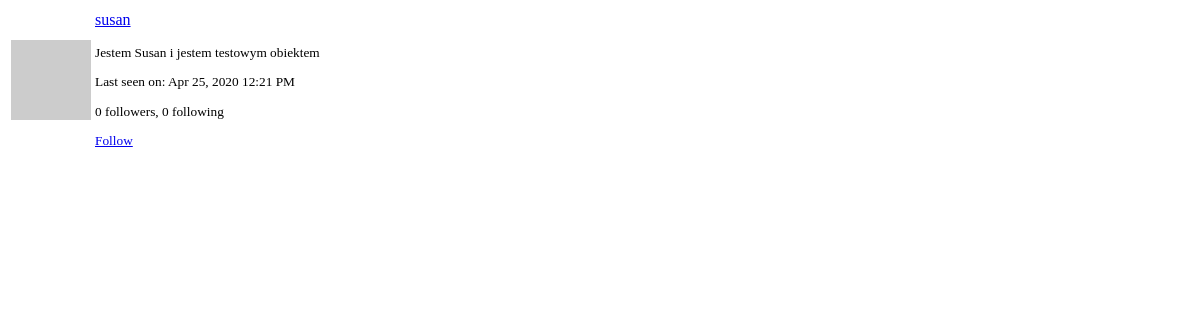
Page /user/susan/popup (signed in) on the earlier database version.
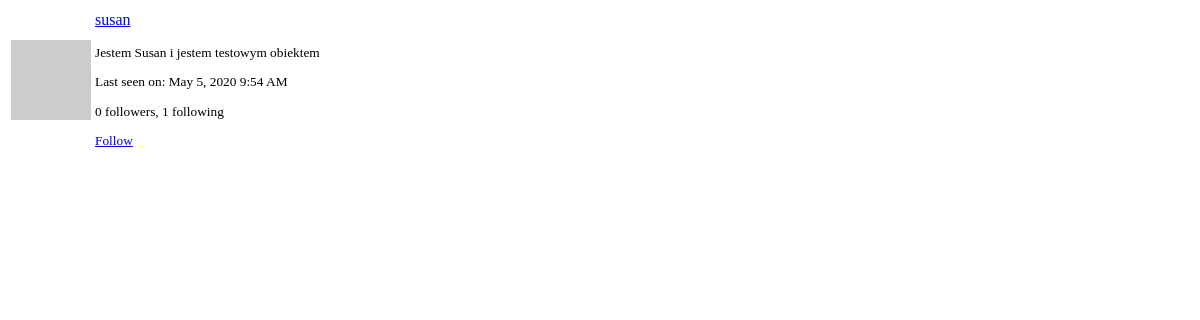
Same page on the later database version.
### app/models.py (models this page shows, shortened)
class User(UserMixin, db.Model):
    id = db.Column(db.Integer, primary_key=True)
    username = db.Column(db.String(64), index=True, unique=True)
    email = db.Column(db.String(120), index=True, unique=True)
    password_hash = db.Column(db.String(128))
    posts = db.relationship('Post', backref='author', lazy='dynamic')
    about_me = db.Column(db.String(140))
    last_seen = db.Column(db.DateTime, default=datetime.utcnow)
    followed = db.relationship(
        'User',
        secondary=followers,
        primaryjoin=(followers.c.follower_id == id),
        secondaryjoin=(followers.c.followed_id == id),
        backref=db.backref('followers', lazy='dynamic'),
        lazy='dynamic'
    )
    messages_sent = db.relationship(
        'Message',
        foreign_keys='Message.sender_id',
        backref='author', lazy='dynamic'
    )
    messages_received = db.relationship(
        'Message',
        foreign_keys='Message.recipient_id',
        backref='recipient',
        lazy='dynamic'
    )
    last_message_read_time = db.Column(db.DateTime)
    notifications = db.relationship('Notification', backref='user', lazy='dynamic')
    def avatar(self, size):
        digest = md5(self.email.lower().encode('utf-8')).hexdigest()
        return 'https://www.gravatar.com/avatar/{}?d=robohash&s={}'.format(digest, size)
    def is_following(self, user):
        return self.followed.filter(followers.c.followed_id == user.id).count() > 0

### app/main/routes.py (the view)
@bp.route('/user/<username>/popup')
@login_required
def user_popup(username):
    user_pop = User.query.filter_by(username=username).first_or_404()
    return render_template('user_popup.html', user=user_pop)

### app/main/routes.py (called while the page is built)
@bp.before_app_request
def before_request():
    if current_user.is_authenticated:
        current_user.last_seen = datetime.utcnow()
        db.session.commit()
        g.search_form = SearchForm()
    g.locale = str(get_locale())

### app/models.py (called while the page is built)
@login.user_loader
def load_user(id_user):
    return User.query.get(int(id_user))

    @classmethod
    def before_commit(cls, session):
        session._changes = {
            'add': list(session.new),
            'update': list(session.dirty),
            'delete': list(session.deleted)
        }

    @classmethod
    def after_commit(cls, session):
        for obj in session._changes['add']:
            if isinstance(obj, SearchableMixin):
                add_to_index(obj.__tablename__, obj)
        for obj in session._changes['update']:
            if isinstance(obj, SearchableMixin):
                add_to_index(obj.__tablename__, obj)
        for obj in session._changes['delete']:
            if isinstance(obj, SearchableMixin):
                remove_from_index(obj.__tablename__, obj)
        session._changes = None

### app/templates/user_popup.html
<table class="table">
    <tr>
        <td width="60" style="border: 0px;"><img src="{{ user.avatar(60) }}"></td>
        <td style="border: 0px;">
            <p>
                <a href="{{ url_for('main.user', username=user.username) }}">
                    {{ user.username }}
                </a>
            </p>
            <small>
                {% if user.about_me %}<p>{{ user.about_me }}</p>{% endif %}
                {% if user.last_seen %}
                    <p>{{ _('Last seen on') }}:
                        {{ moment(user.last_seen).format('lll') }}</p>
                {% endif %}
                <p>{{ _('%(count)d followers', count=user.followers.count()) }},
                    {{ _('%(count)d following', count=user.followed.count()) }}</p>
                {% if user != current_user %}
                    {% if not current_user.is_following(user) %}
                        <a href="{{ url_for('main.follow', username=user.username) }}">
                            {{ _('Follow') }}
                        </a>
                    {% else %}
                        <a href="{{ url_for('main.unfollow', username=user.username) }}">
                            {{ _('Unfollow') }}
                        </a>
                    {% endif %}
                {% endif %}
            </small>
        </td>
    </tr>
</table>

Differences in the rows shown:
changed User "susan": last_seen "Apr 25, 2020 12:21 PM" → "May 5, 2020 9:54 AM"
Other differences:
text no longer shown: "0 following"
text now shown: "1 following"
